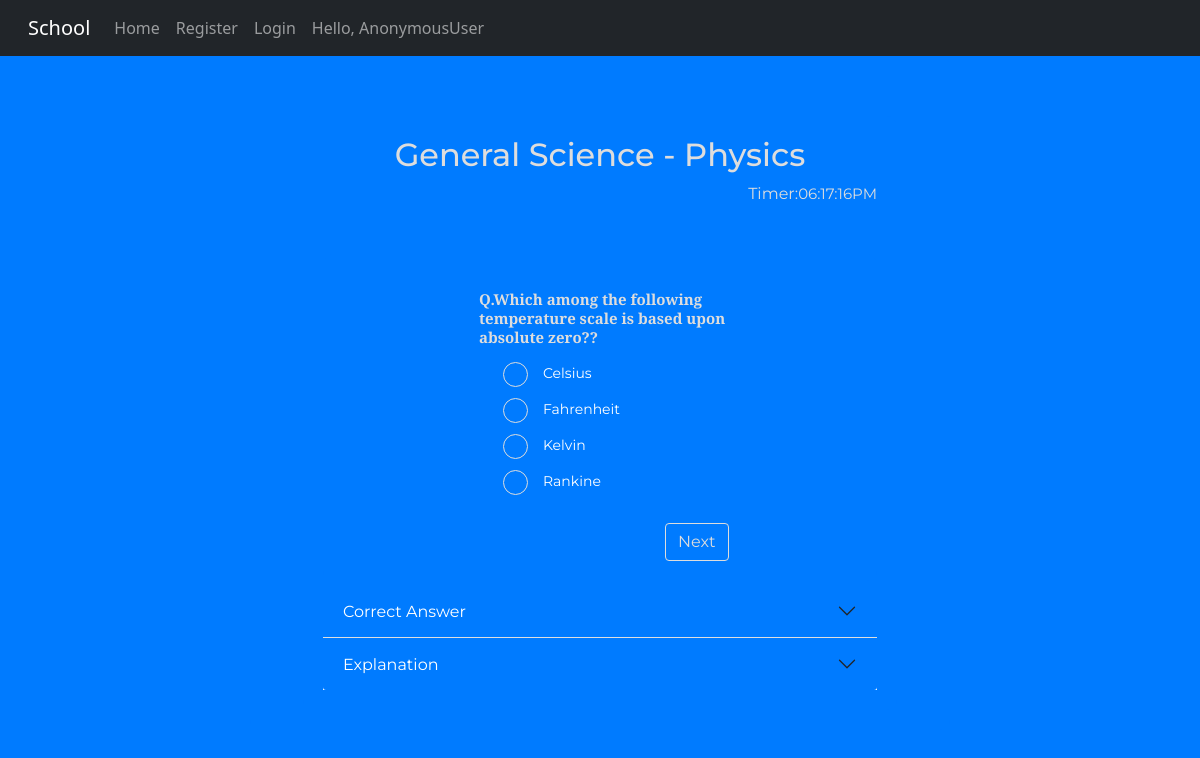
The app's page /quiz/4/1/ with its own data.
### quiz/models.py (models this page shows, shortened)
class Quiz(models.Model):
    quiz_title = models.CharField(max_length=300)
    num_questions = models.IntegerField(default=0)

class Question(models.Model):
    quiz = models.ForeignKey(Quiz, on_delete=models.CASCADE)
    question_text = models.TextField(max_length=10000)
    question_num = models.IntegerField(default=0)
    answer = models.CharField(max_length=300)
    explanation = models.TextField(max_length=5000)

class Choice(models.Model):
    question = models.ForeignKey(Question, on_delete=models.CASCADE)
    choice_text = models.CharField(max_length=300)
    correct = models.BooleanField(default=False)
    def __str__(self):
        return str(self.choice_text)

### quiz/views.py (the view)
def single_question(request, quiz_id, question_id):
    time = timezone.now()  # Time like '23:12:05'%H:%M:%S'
    quiz = get_object_or_404(Quiz, pk=quiz_id)
    current_question = quiz.question_set.get(question_num=question_id)
    next_or_submit = "Next"
    last_question_check = False
    if question_id == (len(quiz.question_set.all())):
        last_question_check = True
        next_or_submit = "Submit"
    next_question_id = question_id+1
    all_choices = current_question.choice_set.all()
    print(all_choices,)
    context = {
        'current_question': current_question,
        'all_choices': all_choices,
        'quiz': quiz,
        'next_question_id': next_question_id,
        'last_question_check': last_question_check,
        'next_or_submit': next_or_submit,
        'time': time,
    }
    return render(request, 'quiz/single_question.html', context)

### templates/quiz/single_question.html (shortened to what this page needs)
{% extends 'base.html' %}
{% load static %}
{% block content %}
{% load static %}
<link href="https://cdn.jsdelivr.net/npm/bootstrap@5.0.2/dist/css/bootstrap.min.css" rel="stylesheet"
>
<link rel="stylesheet" href="//code.jquery.com/ui/1.12.1/themes/base/jquery-ui.css">
<div class="container" id="box">
    <h2 style="text-align: center;">{{ quiz.quiz_title }}</h2>
    <div align="right "  > Timer:<span id="clock" ></span> </div>
    <form action="{% url 'quiz:vote' quiz.id current_question.question_num %}" method="post">
        <div class="container mt-sm-5 my-1">
            <div class="question ml-sm-5 pl-sm-5 pt-2">
                <div class="py-2 h5" id="quest"><b>Q.{{ current_question.question_text }}?</b></div>
                <div class="ml-md-3 ml-sm-3 pl-md-5 pt-sm-0 pt-3" id="options">
                    {% for choice in current_question.choice_set.all %}
                  <div class="row"  >
                      <div class="col">
                        <label for="choice{{ forloop.counter }}" class="options" > {{ choice.choice_text }}
                            <span class="checkmark"></span>
                        </label>
                      </div>
                  </div>
                    {% endfor %}
                </div>
                <div class="d-flex align-items-center pt-3">
                    <div class="ml-auto mr-sm-5">
                        <input type="submit" id="btn" class="btn btn-primary lg submit_button" value={{ next_or_submit }}>
                    </div>
                </div>
            </div>
        </div>
    </form>
    <div class="accordion accordion-flush" id="accordionFlushExample">
            <div class="accordion-item">
                <h2 class="accordion-header" id="flush-headingOne">
                    <button class="accordion-button collapsed" type="button" data-bs-toggle="collapse"
                        data-bs-target="#flush-collapseOne"  aria-expanded="false" aria-controls="flush-collapseOne">
                        Correct Answer
                    </button>
                </h2>
            </div>
            <div class="accordion-item">
                <h2 class="accordion-header" id="flush-headingTwo">
                    <button class="accordion-button collapsed" type="button" data-bs-toggle="collapse"
                        data-bs-target="#flush-collapseTwo" aria-expanded="false" aria-controls="flush-collapseTwo">
                        Explanation
                    </button>
                </h2>
            </div>
    </div>
</div>
{% endblock content %}

### templates/base.html (shortened to what this page needs)
<!doctype html>
{% load static %}
<html lang="en">
<head>
  <link rel="stylesheet" href="https://maxcdn.bootstrapcdn.com/bootstrap/4.5.2/css/bootstrap.min.css">
</head>
<body id="bg" style=" background-image: url('{% static 'users/images/home.jpg' %}');">
  {% load static %}
  <nav class="navbar navbar-expand-md bg-dark navbar-dark sticky-top">
    <div class="container-fluid">
      <a class="navbar-brand" href="#">School</a>
      <div class="collapse navbar-collapse" id="collapsibleNavbar">
        <ul class="navbar-nav">
          <li class="nav-item">
            <a class="nav-link" href="{% url 'home' %}">Home</a>
          </li>
          {% if user.is_authenticated %}
          <li class="nav-item">
            <a class="nav-link" href="{% url 'quiz:dashboard' %}">Dashboard</a>
          </li>
          <li class="nav-item">
            <a class="nav-link" href="{% url 'quiz:create_quiz' %}">Create Quiz</a>
          </li>
          <li class="nav-item">
            <a class="nav-link" href="{% url 'profile' %}">Profile</a>
          </li>
          <li class="nav-item">
            <a class="nav-link" href="{% url 'logout' %}">Logout</a>
          </li>
          {% else %}
          <li class="nav-item">
            <a class="nav-link" href="{% url 'register' %}">Register</a>
          </li>
          <li class="nav-item">
            <a class="nav-link" href="{% url 'login' %}">Login</a>
          </li>
          <li class="nav-item">
            <a class="nav-link" href="#">Hello, {{request.user}}</a>
          </li>
          {% endif %}
        </ul>
      </div>
    </div>
   </nav>
   <div class="container">
    {% block content %}{% endblock %}
  </div>
</body>
</html>

### templates/base.html (style rules this page uses)
body { font-family: 'Cuprum', sans-serif; }

### templates/quiz/single_question.html (style rules this page uses)
* { margin: 0; padding: 0; box-sizing: border-box; }
body { background-color: #007bff; }
.container { background-color: #007bff; color: #ddd; border-radius: 10px; padding: 20px; font-family: 'Montserrat', sans-serif; max-width: 700px }
.question { width: 75% }
.options { position: relative; padding-left: 40px }
#options label { display: block; margin-bottom: 15px; font-size: 14px; cursor: pointer }
.checkmark { position: absolute; top: -1px; left: 0; height: 25px; width: 25px; background-color: #007bff; border: 1px solid #ddd; border-radius: 50%; }
.options .checkmark:after { content: ""; width: 10px; height: 10px; display: block; position: absolute; top: 50%; left: 50%; border-radius: 50%; transform: translate(-50%, -50%) scale(0); transition: 300ms ease-in-out 0s }
.btn-primary { background-color: #007bff; color: #ddd; border: 1px solid #ddd }
#clock { width: 40pc; margin-top: 13px; text-align: center; font-size: 15px; }
.accordion-button { background-color: #007bff; color: white; border-collapse: collapse; }
#quest { margin-left: 40px; font-style: bold; font-size: 15px; font-family: 'Cuprum', sans-serif; font-family: 'Spectral', serif; }
#box { width:90%; margin-top: 40px; }
.options { color:white; }

### records on screen
Quiz: quiz_title "General Science - Physics"
Question: question_text "Which among the following temperature scale is based upon absolute zero?"
Choice: choice_text "Celsius"
Choice: choice_text "Fahrenheit"
Choice: choice_text "Kelvin"
Choice: choice_text "Rankine"

### other values on screen
{{ request.user }} "AnonymousUser"
